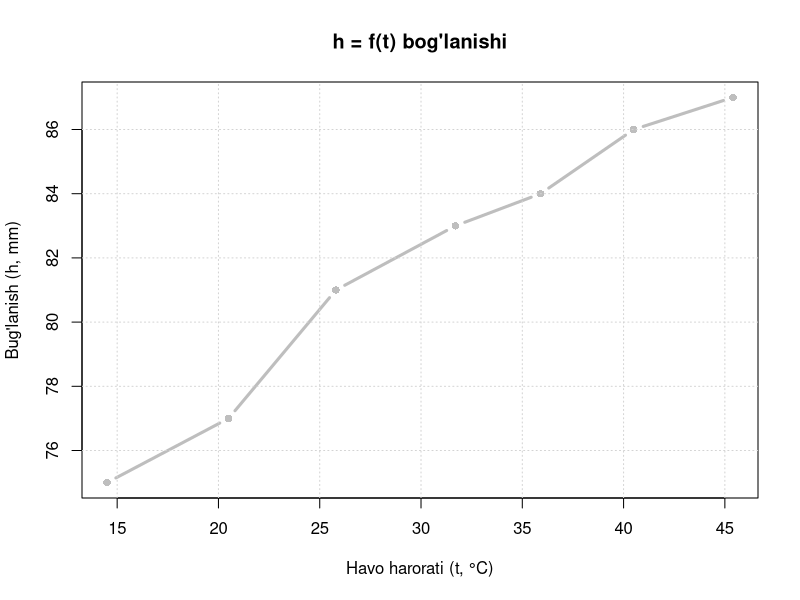

R code for this plot: (Note: this script raises an error after producing the figure.)
# Authors: GAVKHAR Mamadjanova & ZULFIYA Kuranboyeva 
#----------------------------------------------------------------------------- #
#                       5a-amaliy mashg'ulot / Practical 5a                     #
# Y=a+b*x ko'rinishidagi tenglamaning noma'lum parametrlarini 3 usul bilan aniqlash
#     Estimation of the unknown parameters of the hydrological relationship 
#                           Y=a+b*x using three different methods
# ----------------------------------------------------------------------------- #
#
# Ushbu amaliy mashg'ulotda berilgan o'zgaruvchilar:
# t - havo xarorati (°C) va h - suv yuzasidan bug'lanish qatlami (mm)
# Tenglama quyidagi holatga keltiriladi:
# h = a + b*t va bu yerdan a va b parametrlar hisoblablanadi.

# ----- 1. Boshlang'ich ma'lumotlarni kiritish ---------------------------------

h <- c(75.0, 77.0, 81.0, 83.0, 84.0, 86.0, 87.0)
t <- c(14.5, 20.5, 25.8, 31.7, 35.9, 40.5, 45.4)

n <- length(h)   # kuzatuvlar soni = 7

# ----- 2. Hisoblash jadvaliga kerakli ustunlarni tayyorlash -------------------
# t^2, h*t va ularning yig'indilari

t_squ <- t^2    # t ning kvadrati
ht    <- h * t  # h va t ko'paytmasi

cat("=== Yig'indi qiymatlar ===\n")
cat("  sum(h)     =", sum(h),     "\n")
cat("  sum(t)     =", sum(t),     "\n")
cat("  sum(t^2)   =", sum(t_squ), "\n")
cat("  sum(h*t)   =", sum(ht),    "\n\n")

# ----- 3. h = f(t) bog'lanish grafigini chizish -------------------------------

plot(t, h,
     type = "b",        # "b" = nuqtalar + chiziq
     pch  = 16,         # to'ldirilgan doira belgisi
     col  = "grey",
     lwd  = 3,
     main = "h = f(t) bog'lanishi",
     xlab = "Havo harorati (t, °C)",
     ylab = "Bug'lanish (h, mm)")
grid()

# ----- 4. TANLANGAN NUQTALAR USULI (1-usul) -----------------------------------

cat("=== 1-usul: TANLANGAN NUQTALAR USULI ===\n")
cat("  >>> Grafik oynasida chiziq ustidan 2 ta nuqtani cherting! <<<\n\n")

# locator(2) — foydalanuvchi grafikda 2 marta chertguncha kutadi,
#              so'ng chertilgan nuqtalarning x va y koordinatalarini beradi
nuqtalar <- locator(2)

# Chertilgan nuqtalarni t va h sifatida saqlash
# Kichigidan kattasiga tartiblash (t bo'yicha)
tartib <- order(nuqtalar$x)

t1 <- nuqtalar$x[tartib[1]]
h1 <- nuqtalar$y[tartib[1]]

t2 <- nuqtalar$x[tartib[2]]
h2 <- nuqtalar$y[tartib[2]]

cat("  Siz tanlagan nuqtalar:\n")
cat("  1-nuqta: t1 =", round(t1, 2), ", h1 =", round(h1, 2), "\n")
cat("  2-nuqta: t2 =", round(t2, 2), ", h2 =", round(h2, 2), "\n\n")

# Tanlangan nuqtalarni grafik ustiga chizish
abline(h = h1, v = t1, col = "blue",  lty = 2, lwd = 3)
abline(h = h2, v = t2, col = "green", lty = 2, lwd = 3)

# points() — chertilgan aniq joyga belgi qo'yish
# pch = 19 -> to'ldirilgan doira, cex = 1.8 -> belgi kattaligi
points(t1, h1, col = "blue",  pch = 19, cex = 1.8)
points(t2, h2, col = "green", pch = 19, cex = 1.8)

legend("bottomright",
       legend = c("1-nuqta", "2-nuqta"),
       col    = c("blue", "green"),
       lty    = 2, pch = 19, bty = "n")

# Tenglama sistemasi (qiymatlar avtomatik chiqadi):
#   h1 = a + b * t1
#   h2 = a + b * t2
#
# Matritsa shaklida: A1 * [a, b]' = B1
# rbind() — qatorlardan matrits tuzadi
A1 <- rbind(c(1, t1),
            c(1, t2))
B1 <- c(h1, h2)

# solve() — tenglama sistemasini yechadi
yechim1 <- solve(A1, B1)

a_1 <- yechim1[1]   # a parametri
b_1 <- yechim1[2]   # b parametri

cat("  a =", round(a_1, 2), "\n")
cat("  b =", round(b_1, 2), "\n")
cat("  Tenglama: h* =", round(a_1, 2), "+", round(b_1, 2), "* t\n\n")

# Hisoblangan h* qiymatlari — har bir t uchun
h_1 <- a_1 + b_1 * t

cat("  h_1 qiymatlari:\n")
print(round(h_1, 2))
cat("  sum(h_1) =", round(sum(h_1), 2), "\n\n")

# ----- 5. O'RTACHALAR USULI (2-usul) ------------------------------------------
#
# 7 ta kuzatuv ikki guruhga bo'linadi: birinchi 4 ta, keyin 3 ta
# Har bir guruh uchun yig'indilar hisoblanadi:
#   Σ1(h) = 4*a + b * Σ1(t)   --> 1-guruh (1-4 qatorlar)
#   Σ2(h) = 3*a + b * Σ2(t)   --> 2-guruh (5-7 qatorlar)
# =============================================================

cat("=== 2-usul: O'RTACHALAR USULI ===\n")

# Guruhlar bo'yicha yig'indilar
# [1:4] — birinchi 4 ta element (1,2,3,4-qatorlar)
# [5:7] — keyingi 3 ta element  (5,6,7-qatorlar)
sum_h1 <- sum(h[1:4])
sum_t1 <- sum(t[1:4])

sum_h2 <- sum(h[5:7])
sum_t2 <- sum(t[5:7])

cat("  1-guruh (1-4 qatorlar): sum(h) =", sum_h1, ", sum(t) =", sum_t1, "\n")
cat("  2-guruh (5-7 qatorlar): sum(h) =", sum_h2, ", sum(t) =", sum_t2, "\n")
cat("  Tuzilgan sistema:\n")
cat("   ", sum_h1, "= 4*a + b *", sum_t1, "\n")
cat("   ", sum_h2, "= 3*a + b *", sum_t2, "\n\n")

# Matritsa shaklida yechish
# Birinchi ustun — a ning koeffitsienti (1-guruhda 4, 2-guruhda 3)
# Ikkinchi ustun — b ning koeffitsienti (yig'indi t qiymatlari)
A2 <- rbind(c(4, sum_t1),
            c(3, sum_t2))
B2 <- c(sum_h1, sum_h2)

yechim2 <- solve(A2, B2)

a_2 <- yechim2[1]
b_2 <- yechim2[2]

cat("  a =", round(a_2, 2), "\n")
cat("  b =", round(b_2, 2), "\n")
cat("  Tenglama: h* =", round(a_2, 2), "+", round(b_2, 2), "* t\n\n")

# Hisoblangan h* qiymatlari
h_2 <- a_2 + b_2 * t

cat("  h_2 qiymatlari:\n")
print(round(h_2, 2))
cat("  sum(h_2) =", round(sum(h_2), 2), "\n\n")

# ----- 6. ENG KICHIK KVADRATLAR USULI (EKK) (3-usul) --------------------------

# Barcha kuzatuvlarni hisobga olgan holda normal tenglamalar sistemasini tuzish:
#   Σ(h)   = n*a    + b * Σ(t)
#   Σ(h*t) = a*Σ(t) + b * Σ(t^2)

cat("=== 3-usul: ENG KICHIK KVADRATLAR USULI (EKK) ===\n")
cat("  Tuzilgan sistema:\n")
cat("  ", sum(h),  "= 7*a + b *", sum(t), "\n")
cat("  ", sum(ht), "= a *", sum(t), "+ b *", sum(t_squ), "\n\n")

# Matrits shaklida yechish
A3 <- rbind(c(n,      sum(t)),
            c(sum(t), sum(t_squ)))
B3 <- c(sum(h), sum(ht))

yechim3 <- solve(A3, B3)

a_3 <- yechim3[1]
b_3 <- yechim3[2]

cat("  a =", round(a_3, 2), "\n")
cat("  b =", round(b_3, 2), "\n")
cat("  Tenglama: h* =", round(a_3, 2), "+", round(b_3, 2), "* t\n\n")

# Hisoblangan h* qiymatlari
h_3 <- a_3 + b_3 * t

cat("  h_3 qiymatlari:\n")
print(round(h_3, 2))
cat("  sum(h_3) =", round(sum(h_3), 2), "\n\n")

# ----- 7. Xatoliklarni hisoblash ----------------------------------------------
#
# Tenglama: Δ = h_kuzatilgan - h*_hisoblangan
# Qaysi usulda sum(|Δ|) kichik bo'lsa o'sha usul aniqroq hisoblanadi


cat("=== XATOLIKLARNI HISOBLASH ===\n\n")

Δ_1 <- h - h_1   # 1-usul xatoliklari
Δ_2 <- h - h_2   # 2-usul xatoliklari
Δ_3 <- h - h_3   # 3-usul xatoliklari

# ----- 8-QADAM: NATIJALAR JADVALI ---------------------------------
# Nazariya jadvalidagi barcha ustunlar: t^2, h*t,
# h1*, h2*, h3*, Δ1, Δ2, Δ3

natijalar <- data.frame(
  Nr      = 1:n,
  h       = h,
  t       = t,
  t2      = round(t_squ,   2),    # t^2
  ht      = round(ht,      2),    # h * t
  h1_hisob = round(h_1,    2),    # 1-usul hisoblangan
  h2_hisob = round(h_2,    2),    # 2-usul hisoblangan
  h3_hisob = round(h_3,    2),    # 3-usul hisoblangan
  Δ1  = round(Δ_1, 2),    # 1-usul xatoligi
  Δ2  = round(Δ_2, 2),    # 2-usul xatoligi
  Δ3  = round(Δ_3, 2)     # 3-usul xatoligi
)

cat("Natijalar jadvali (1-jadval bilan solishtiring):\n")
print(natijalar, row.names = FALSE)

# Yig'indi qator
cat("\nYig'indilar:\n")
cat("  sum(h)      =", sum(h),             "\n")
cat("  sum(t)      =", sum(t),             "\n")
cat("  sum(t^2)    =", sum(t_squ),         "\n")
cat("  sum(h*t)    =", sum(ht),            "\n")
cat("  sum(h1*)    =", round(sum(h_1), 2), "\n")
cat("  sum(h2*)    =", round(sum(h_2), 2), "\n")
cat("  sum(h3*)    =", round(sum(h_3), 2), "\n")
cat("  sum(Δ1) =", round(sum(Δ_1), 2), "\n")
cat("  sum(Δ2) =", round(sum(Δ_2), 2), "\n")
cat("  sum(Δ3) =", round(sum(Δ_3), 2), "\n\n")

# ----- 9. XULOSA — qaysi usul aniqroq? ----------------------------------------
# Nazariyaga ko'ra: sum(|Δ|) kichik bo'lgan usul afzal hisoblanadi

abs_sum <- c(sum(abs(Δ_1)),
             sum(abs(Δ_2)),
             sum(abs(Δ_3)))

usul_nomi <- c("Usul 1 (Tanlangan nuqtalar)",
               "Usul 2 (O'rtachalar)",
               "Usul 3 (EKK)")

eng_yaxshi <- which.min(abs_sum) # xatolilar summasi kichik bo'lgan usulni tanlash  

cat("Xatoliklar taqqoslash:\n")
cat("  sum(|Δ1|) =", round(abs_sum[1], 2), "\n")
cat("  sum(|Δ2|) =", round(abs_sum[2], 2), "\n")
cat("  sum(|Δ3|) =", round(abs_sum[3], 2), "\n\n")

cat("XULOSA:", usul_nomi[eng_yaxshi], "eng aniq natija berdi.\n")
cat("  sum(|Δ|) =", round(abs_sum[eng_yaxshi], 2), "\n\n")

 
 
